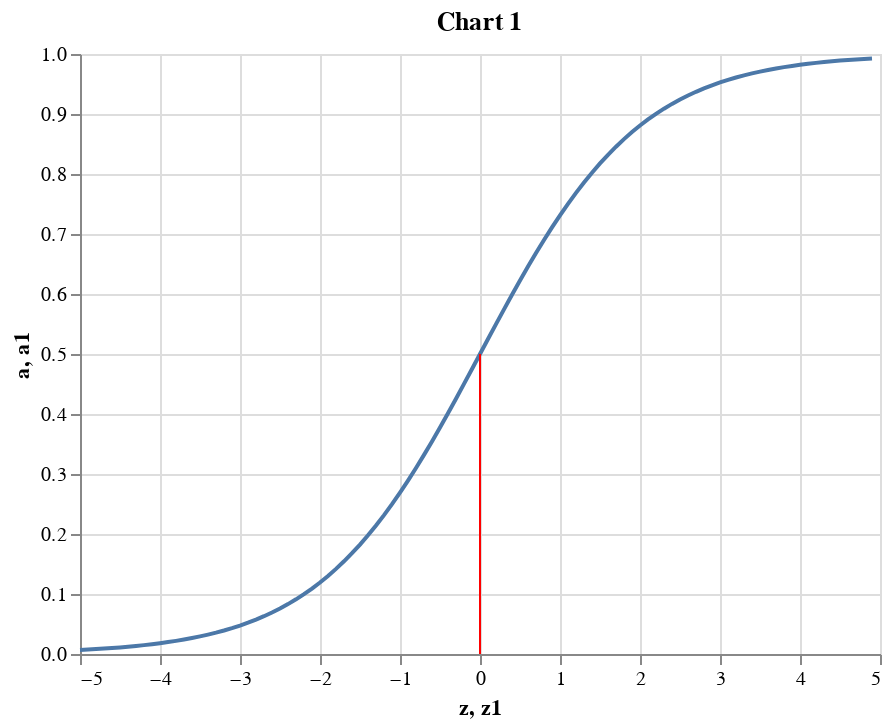

Source (notebook cell):
### Markdown cell above
Here, $a$ stands for "activation", which is a common way to refer to the output of hidden untis. This sigmoid function "wrapping" the outcome of the linear function is commonly refered as an "activation function". The idea is that a unit gets "activated" in more or less the same manner that a neuron gets activated when a sufficiently strong input is received. The selection of a sigmoid is arbitrary. There are multiple non-linear funcions that could be selected at this stage in the network. 

A nice property of sigmoid functions is they are "mostly linear", but they saturate as they approach to 1 and 0 in the extremes. **Chart 1** shows the shape of a sigmoid function (blue line), and the point where the gradient is at its maximun (red line connecting blue line).

### Code cell
from scipy.special import expit
import numpy as np
import altair as alt
import pandas as pd
z = np.arange(-5.0,5.0, 0.1)
a = expit(z)
df = pd.DataFrame({"a":a, "z":z})
df["z1"] = 0
df["a1"] = 0.5
sigmoid = alt.Chart(df).mark_line().encode(x="z", y="a")
threshold = alt.Chart(df).mark_rule(color="red").encode(x="z1", y="a1")
(sigmoid + threshold).properties(title='Chart 1')

### Figure 1 — Vega-Lite specification as saved in the notebook (floating-point values rounded to 4 significant figures)
{"config": {"view": {"continuousWidth": 400, "continuousHeight": 300}}, "layer": [{"mark": "line", "encoding": {"x": {"type": "quantitative", "field": "z"}, "y": {"type": "quantitative", "field": "a"}}}, {"mark": {"type": "rule", "color": "red"}, "encoding": {"x": {"type": "quantitative", "field": "z1"}, "y": {"type": "quantitative", "field": "a1"}}}], "data": {"name": "data-4ce8df9580f59e633b8d399e9190ac6d"}, "title": "Chart 1", "$schema": "https://vega.github.io/schema/vega-lite/v4.0.2.json", "datasets": {"data-4ce8df9580f59e633b8d399e9190ac6d": [{"a": 0.006693, "z": -5.0, "z1": 0, "a1": 0.5}, {"a": 0.007392, "z": -4.9, "z1": 0, "a1": 0.5}, {"a": 0.008163, "z": -4.8, "z1": 0, "a1": 0.5}, {"a": 0.009013, "z": -4.7, "z1": 0, "a1": 0.5}, {"a": 0.009952, "z": -4.6, "z1": 0, "a1": 0.5}, {"a": 0.01099, "z": -4.5, "z1": 0, "a1": 0.5}, {"a": 0.01213, "z": -4.4, "z1": 0, "a1": 0.5}, {"a": 0.01339, "z": -4.3, "z1": 0, "a1": 0.5}, {"a": 0.01477, "z": -4.2, "z1": 0, "a1": 0.5}, {"a": 0.0163, "z": -4.1, "z1": 0, "a1": 0.5}, {"a": 0.01799, "z": -4.0, "z1": 0, "a1": 0.5}, {"a": 0.01984, "z": -3.9, "z1": 0, "a1": 0.5}, {"a": 0.02188, "z": -3.8, "z1": 0, "a1": 0.5}, {"a": 0.02413, "z": -3.7, "z1": 0, "a1": 0.5}, {"a": 0.0266, "z": -3.6, "z1": 0, "a1": 0.5}, {"a": 0.02931, "z": -3.5, "z1": 0, "a1": 0.5}, {"a": 0.0323, "z": -3.4, "z1": 0, "a1": 0.5}, {"a": 0.03557, "z": -3.3, "z1": 0, "a1": 0.5}, {"a": 0.03917, "z": -3.2, "z1": 0, "a1": 0.5}, {"a": 0.04311, "z": -3.1, "z1": 0, "a1": 0.5}, {"a": 0.04743, "z": -3.0, "z1": 0, "a1": 0.5}, {"a": 0.05215, "z": -2.9, "z1": 0, "a1": 0.5}, {"a": 0.05732, "z": -2.8, "z1": 0, "a1": 0.5}, {"a": 0.06297, "z": -2.7, "z1": 0, "a1": 0.5}, {"a": 0.06914, "z": -2.6, "z1": 0, "a1": 0.5}, {"a": 0.07586, "z": -2.5, "z1": 0, "a1": 0.5}, {"a": 0.08317, "z": -2.4, "z1": 0, "a1": 0.5}, {"a": 0.09112, "z": -2.3, "z1": 0, "a1": 0.5}, {"a": 0.09975, "z": -2.2, "z1": 0, "a1": 0.5}, {"a": 0.1091, "z": -2.1, "z1": 0, "a1": 0.5}, {"a": 0.1192, "z": -2.0, "z1": 0, "a1": 0.5}, {"a": 0.1301, "z": -1.9, "z1": 0, "a1": 0.5}, {"a": 0.1419, "z": -1.8, "z1": 0, "a1": 0.5}, {"a": 0.1545, "z": -1.7, "z1": 0, "a1": 0.5}, {"a": 0.168, "z": -1.6, "z1": 0, "a1": 0.5}, {"a": 0.1824, "z": -1.5, "z1": 0, "a1": 0.5}, {"a": 0.1978, "z": -1.4, "z1": 0, "a1": 0.5}, {"a": 0.2142, "z": -1.3, "z1": 0, "a1": 0.5}, {"a": 0.2315, "z": -1.2, "z1": 0, "a1": 0.5}, {"a": 0.2497, "z": -1.1, "z1": 0, "a1": 0.5}, {"a": 0.2689, "z": -1.0, "z1": 0, "a1": 0.5}, {"a": 0.2891, "z": -0.9, "z1": 0, "a1": 0.5}, {"a": 0.31, "z": -0.8, "z1": 0, "a1": 0.5}, {"a": 0.3318, "z": -0.7, "z1": 0, "a1": 0.5}, {"a": 0.3543, "z": -0.6, "z1": 0, "a1": 0.5}, {"a": 0.3775, "z": -0.5, "z1": 0, "a1": 0.5}, {"a": 0.4013, "z": -0.4, "z1": 0, "a1": 0.5}, {"a": 0.4256, "z": -0.3, "z1": 0, "a1": 0.5}, {"a": 0.4502, "z": -0.2, "z1": 0, "a1": 0.5}, {"a": 0.475, "z": -0.1, "z1": 0, "a1": 0.5}, {"a": 0.5, "z": -1.776e-14, "z1": 0, "a1": 0.5}, {"a": 0.525, "z": 0.1, "z1": 0, "a1": 0.5}, {"a": 0.5498, "z": 0.2, "z1": 0, "a1": 0.5}, {"a": 0.5744, "z": 0.3, "z1": 0, "a1": 0.5}, {"a": 0.5987, "z": 0.4, "z1": 0, "a1": 0.5}, {"a": 0.6225, "z": 0.5, "z1": 0, "a1": 0.5}, {"a": 0.6457, "z": 0.6, "z1": 0, "a1": 0.5}, {"a": 0.6682, "z": 0.7, "z1": 0, "a1": 0.5}, {"a": 0.69, "z": 0.8, "z1": 0, "a1": 0.5}, {"a": 0.7109, "z": 0.9, "z1": 0, "a1": 0.5}, {"a": 0.7311, "z": 1.0, "z1": 0, "a1": 0.5}, {"a": 0.7503, "z": 1.1, "z1": 0, "a1": 0.5}, {"a": 0.7685, "z": 1.2, "z1": 0, "a1": 0.5}, {"a": 0.7858, "z": 1.3, "z1": 0, "a1": 0.5}, {"a": 0.8022, "z": 1.4, "z1": 0, "a1": 0.5}, {"a": 0.8176, "z": 1.5, "z1": 0, "a1": 0.5}, {"a": 0.832, "z": 1.6, "z1": 0, "a1": 0.5}, {"a": 0.8455, "z": 1.7, "z1": 0, "a1": 0.5}, {"a": 0.8581, "z": 1.8, "z1": 0, "a1": 0.5}, {"a": 0.8699, "z": 1.9, "z1": 0, "a1": 0.5}, {"a": 0.8808, "z": 2.0, "z1": 0, "a1": 0.5}, {"a": 0.8909, "z": 2.1, "z1": 0, "a1": 0.5}, {"a": 0.9002, "z": 2.2, "z1": 0, "a1": 0.5}, {"a": 0.9089, "z": 2.3, "z1": 0, "a1": 0.5}, {"a": 0.9168, "z": 2.4, "z1": 0, "a1": 0.5}, {"a": 0.9241, "z": 2.5, "z1": 0, "a1": 0.5}, {"a": 0.9309, "z": 2.6, "z1": 0, "a1": 0.5}, {"a": 0.937, "z": 2.7, "z1": 0, "a1": 0.5}, {"a": 0.9427, "z": 2.8, "z1": 0, "a1": 0.5}, {"a": 0.9478, "z": 2.9, "z1": 0, "a1": 0.5}, {"a": 0.9526, "z": 3.0, "z1": 0, "a1": 0.5}, {"a": 0.9569, "z": 3.1, "z1": 0, "a1": 0.5}, {"a": 0.9608, "z": 3.2, "z1": 0, "a1": 0.5}, {"a": 0.9644, "z": 3.3, "z1": 0, "a1": 0.5}, {"a": 0.9677, "z": 3.4, "z1": 0, "a1": 0.5}, {"a": 0.9707, "z": 3.5, "z1": 0, "a1": 0.5}, {"a": 0.9734, "z": 3.6, "z1": 0, "a1": 0.5}, {"a": 0.9759, "z": 3.7, "z1": 0, "a1": 0.5}, {"a": 0.9781, "z": 3.8, "z1": 0, "a1": 0.5}, {"a": 0.9802, "z": 3.9, "z1": 0, "a1": 0.5}, {"a": 0.982, "z": 4.0, "z1": 0, "a1": 0.5}, {"a": 0.9837, "z": 4.1, "z1": 0, "a1": 0.5}, {"a": 0.9852, "z": 4.2, "z1": 0, "a1": 0.5}, {"a": 0.9866, "z": 4.3, "z1": 0, "a1": 0.5}, {"a": 0.9879, "z": 4.4, "z1": 0, "a1": 0.5}, {"a": 0.989, "z": 4.5, "z1": 0, "a1": 0.5}, {"a": 0.99, "z": 4.6, "z1": 0, "a1": 0.5}, {"a": 0.991, "z": 4.7, "z1": 0, "a1": 0.5}, {"a": 0.9918, "z": 4.8, "z1": 0, "a1": 0.5}, {"a": 0.9926, "z": 4.9, "z1": 0, "a1": 0.5}]}}
